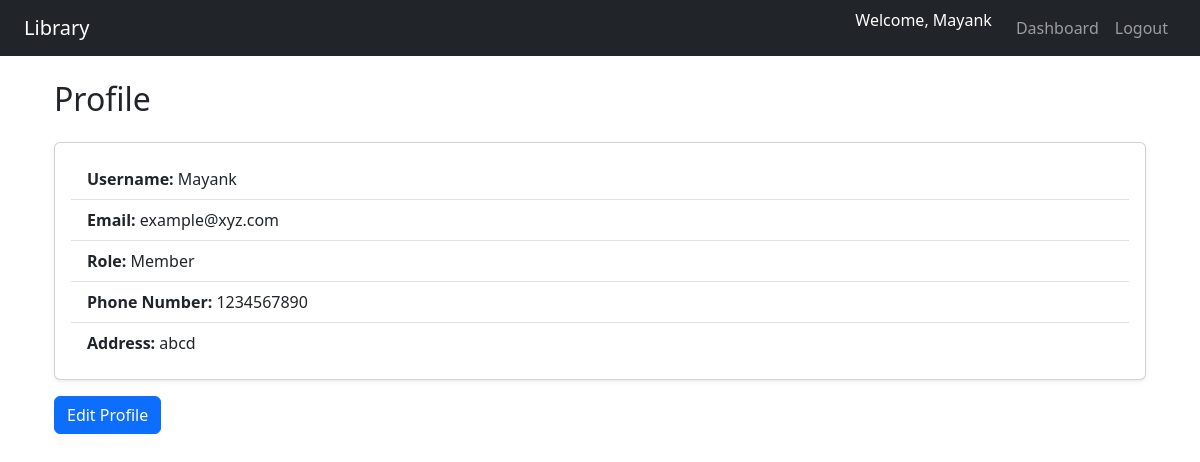
Page /accounts/profile/ (signed in) on the committed database.
### core/models.py (models this page shows, shortened)
class CustomUser(AbstractUser):
    ROLE_CHOICES = (
        ('ADMIN','Admin'),
        ('MEMBER','Member'),
    )
    role = models.CharField(max_length = 10, choices = ROLE_CHOICES,default='MEMBER')
    phone_number = models.CharField(
        max_length=10,
        validators=[RegexValidator(regex = r'^\d{10}$',message = 'Enter a valid 10 digit phone number')],
        blank = True,
        null = True,
    )
    address = models.CharField(blank=True,null=True)

### users/views.py (the view)
# urls.py: path("profile/",views.profile_view,name = 'profile'),
@login_required
def profile_view(request):
    return render (request,"users/profile.html",{'user':request.user})

### users/templates/users/profile.html (shortened to what this page needs)
{% extends "base.html" %}
{% block content %}
<div class="container my-4">
  <h2 class="mb-4">Profile</h2>
  <div class="card shadow-sm">
    <div class="card-body">
      <ul class="list-group list-group-flush">
        <li class="list-group-item"><strong>Username:</strong> {{ user.username }}</li>
        <li class="list-group-item"><strong>Email:</strong> {{ user.email }}</li>
        <li class="list-group-item"><strong>Role:</strong> {{ user.get_role_display }}</li>
        <li class="list-group-item"><strong>Phone Number:</strong> {{ user.phone_number }}</li>
        <li class="list-group-item"><strong>Address:</strong> {{ user.address }}</li>
      </ul>
    </div>
  </div>
  <div class="mt-3">
    <a href="{% url 'users:edit_profile' %}" class="btn btn-primary">Edit Profile</a>
  </div>
</div>
{% endblock %}

### core/templates/base.html (shortened to what this page needs)
<!DOCTYPE html>
<html lang="en">
<head>
  <link
    href="https://cdn.jsdelivr.net/npm/bootstrap@5.3.2/dist/css/bootstrap.min.css"
    rel="stylesheet"
  />
</head>
<body>
  <nav class="navbar navbar-expand-lg navbar-dark bg-dark px-4 mb-4">
    <a class="navbar-brand" href="/">Library</a>
    <div class="collapse navbar-collapse justify-content-end" id="navbarNav">
      <ul class="navbar-nav">
        {% if user.is_authenticated %}
        <li class="nav-item">
          <span class="navbar-text text-white me-3">
            Welcome, {{ user.username }}
          </span>
        </li>
        <li class="nav-item">
          <a class="nav-link" href="{% url 'core:user_dashboard' %}">Dashboard</a>
        </li>
        <li class="nav-item">
          <form method="post" action="{% url 'users:logout' %}" class="d-inline">
            <button class="btn btn-link nav-link" type="submit">Logout</button>
          </form>
        </li>
        {% endif %}
      </ul>
    </div>
  </nav>
  <div class="container">
    {% block content %}{% endblock %}
  </div>
</body>
</html>

### rows in the picture
CustomUser: username "Mayank", email "example@xyz.com", role "Member", phone_number "1234567890", address "abcd"
